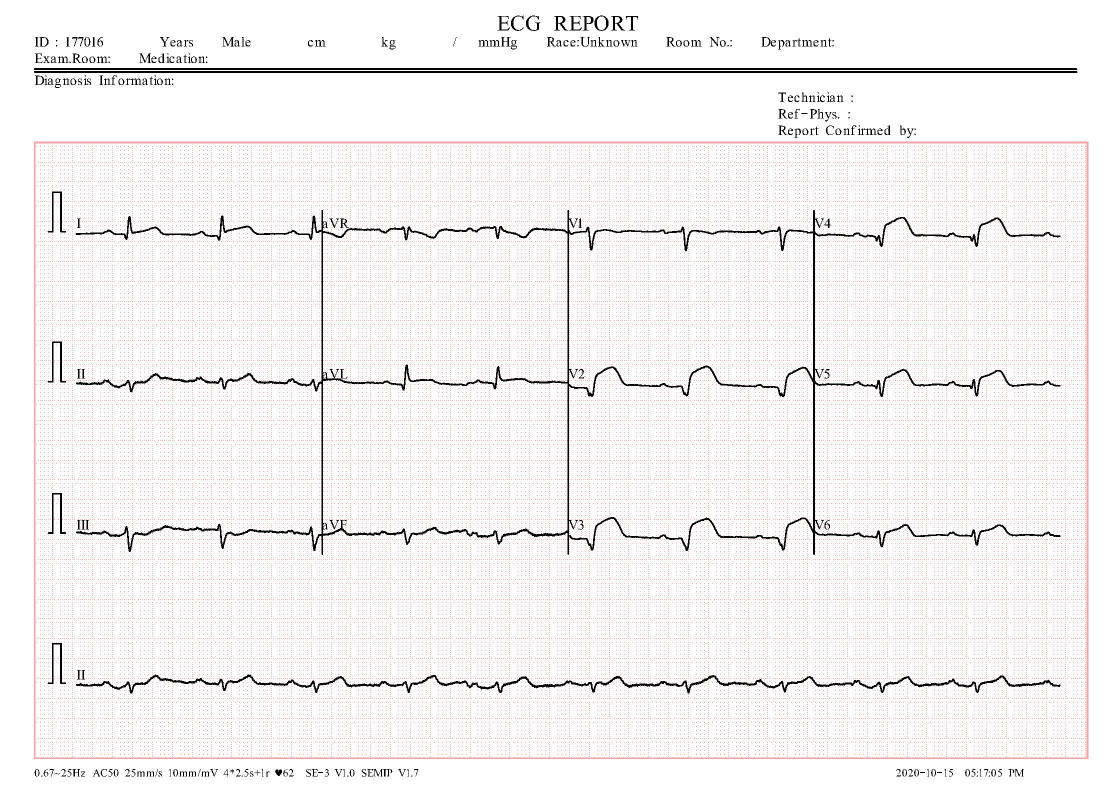
#> input picture ecg-dataset/ECG Images of Myocardial Infarction Patients (240x12=2880)/MI(10).jpg, 2213 x 1572 px, found by its file name (shown at 1/2 size); its folder holds only this picture in this run
$ jupyter execute --allow-errors ecg-image-processing-and-cnn-ipynb.ipynb   (shell and % lines are left out)
#> lines starting #> are read from the running program, lines starting #| are printed output that depends on the picture
[cell 1]
# This Python 3 environment comes with many helpful analytics libraries installed
# It is defined by the kaggle/python Docker image: https://github.com/kaggle/docker-python
# For example, here's several helpful packages to load

import numpy as np # linear algebra
import pandas as pd # data processing, CSV file I/O (e.g. pd.read_csv)
import matplotlib.pyplot as plt
import cv2

# Input data files are available in the read-only "../input/" directory
# For example, running this (by clicking run or pressing Shift+Enter) will list all files under the input directory

import os
#> (the rest of this cell did not finish here and is left out)

[cell 2]
BASE_DIR = '/kaggle/input/ecg-dataset/ecg-dataset'

image_path = os.path.join(BASE_DIR, 'ECG Images of Myocardial Infarction Patients (240x12=2880)/MI(6).jpg')
image = cv2.imread(image_path)

#> (the rest of this cell did not finish here and is left out)

#> (a cell that did not finish here is left out)

#> (a cell that did not finish here is left out)

[cell 5]
# Output base directory for transformed images
OUTPUT_DIR = '/kaggle/working/processed_ecg'

# Function to process images in a folder
def process_folder(input_folder, output_folder):
    # Create corresponding output folders
    os.makedirs(output_folder, exist_ok=True)

    for filename in os.listdir(input_folder):
        img_path = os.path.join(input_folder, filename)

        # Skip non-image files and subfolders
        if not (filename.endswith('.jpg') or filename.endswith('.png')):
            continue

        # Read the image
        image = cv2.imread(img_path)
#> image is the input picture: shape (1572, 2213, 3); mean B, G, R 241.5, 241.8, 244.1
        if image is None:
            print(f"Failed to load {img_path}")
            continue

        # Apply transformations
        img_gray = cv2.cvtColor(image, cv2.COLOR_BGR2GRAY)
        img_edges = cv2.Canny(img_gray, 800, 800, apertureSize=3)
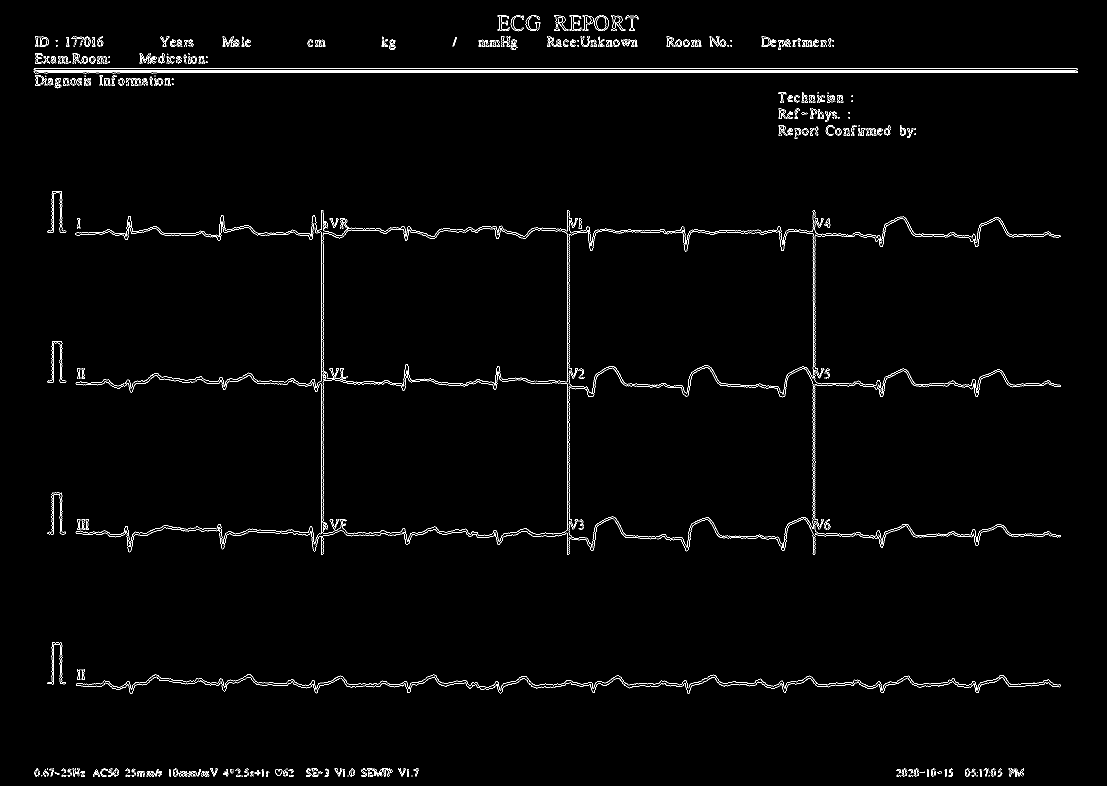
#> img_edges: shape (1572, 2213) (shown at 1/2 size); 1.4% white in thin lines or dots

        # Create output file paths
        gray_output_path = os.path.join(output_folder, f"gray_{filename}")
        edges_output_path = os.path.join(output_folder, f"edges_{filename}")

        # Save the processed images
        cv2.imwrite(gray_output_path, img_gray)
        cv2.imwrite(edges_output_path, img_edges)

        # Display some sample images (optional)
        if filename.endswith('1.jpg'):  # Display only one image per folder
            plt.figure(figsize=(15, 5))

            plt.subplot(1, 3, 1)
            plt.title('Original')
            plt.imshow(cv2.cvtColor(image, cv2.COLOR_BGR2RGB))

            plt.subplot(1, 3, 2)
            plt.title('Grayscale')
            plt.imshow(img_gray, cmap='gray')

            plt.subplot(1, 3, 3)
            plt.title('Edges')
            plt.imshow(img_edges, cmap='gray')

            plt.show()

# Loop through all folders in BASE_DIR
for folder in os.listdir(BASE_DIR):
    folder_path = os.path.join(BASE_DIR, folder)

    if os.path.isdir(folder_path):  # Only process folders
        output_folder = os.path.join(OUTPUT_DIR, folder)
        print(f"Processing folder: {folder}")

        process_folder(folder_path, output_folder)
#> pass 2 of the loop `for folder in os.listdir(BASE_DIR):`:
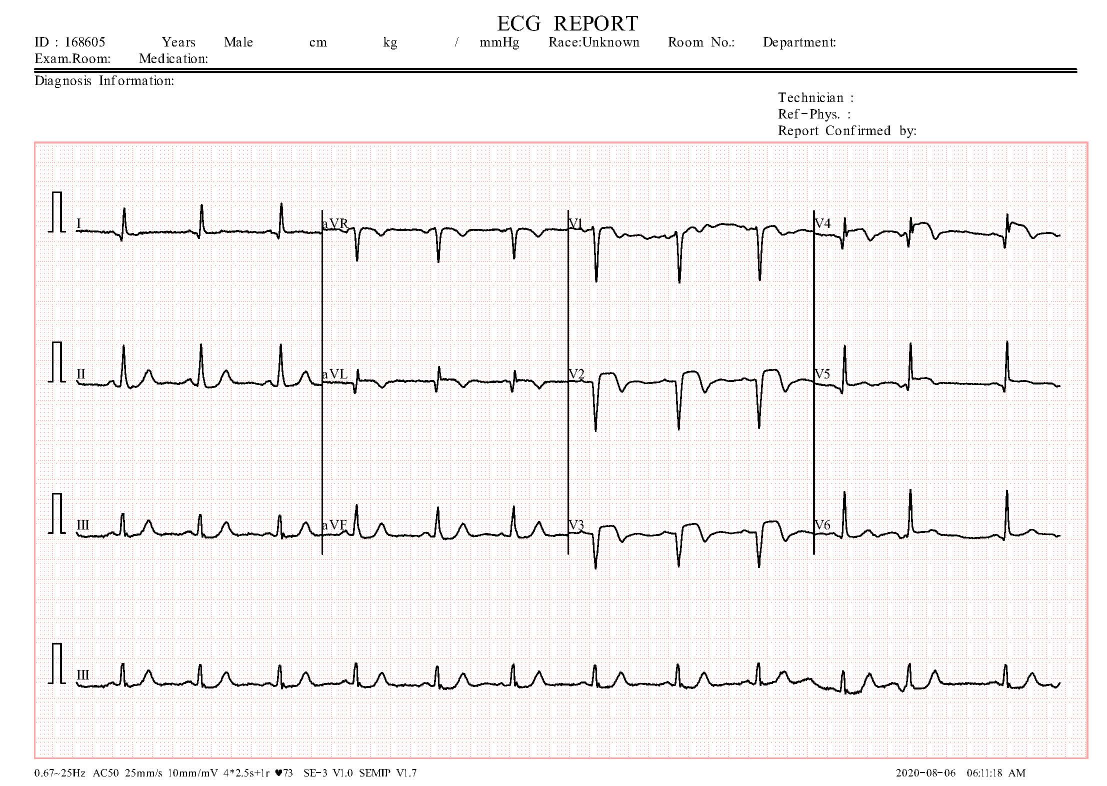
#> input picture ecg-dataset/ECG Images of Patient that have History of MI (172x12=2064)/PMI(10).jpg, 2213 x 1572 px, found by its file name (shown at 1/2 size)
#> in process_folder, image is the input picture: shape (1572, 2213, 3); mean B, G, R 240.5, 240.8, 243.1
#> in process_folder (call 2), `img_edges = cv2.Canny(img_gray, 800, 800, apertureSize=3)`:
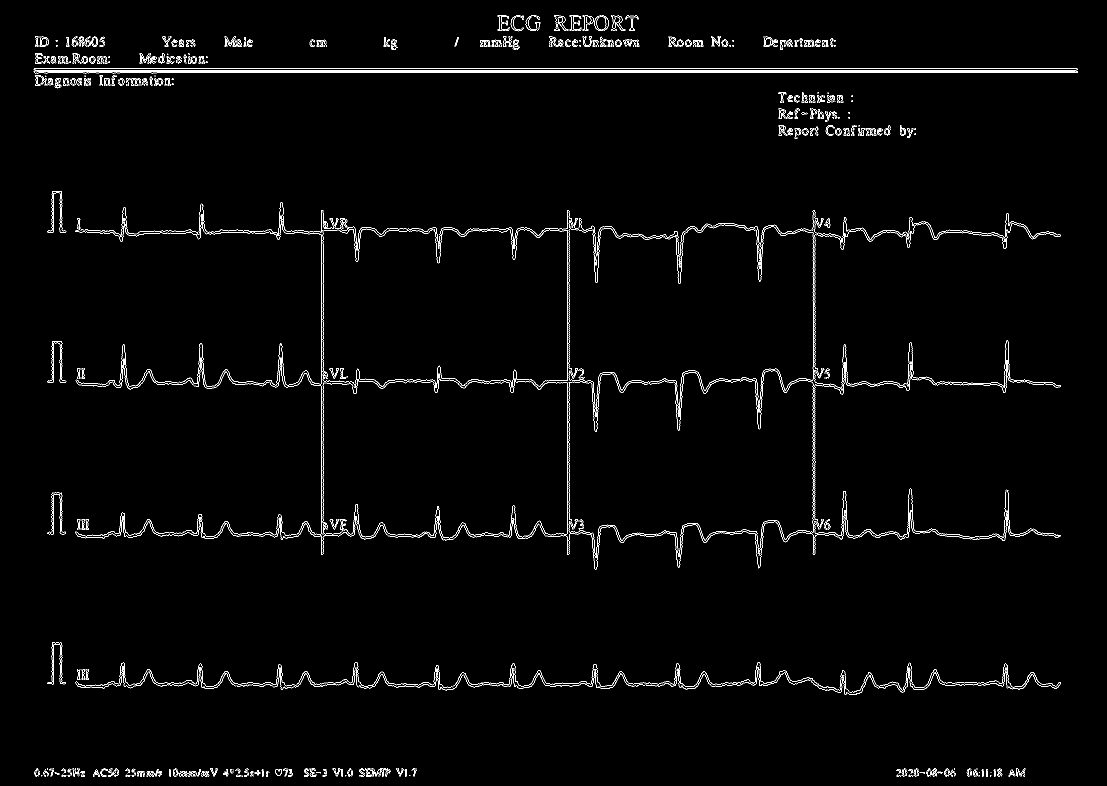
#> img_edges: shape (1572, 2213) (shown at 1/2 size); 1.7% white in thin lines or dots

print("Processing complete!")
